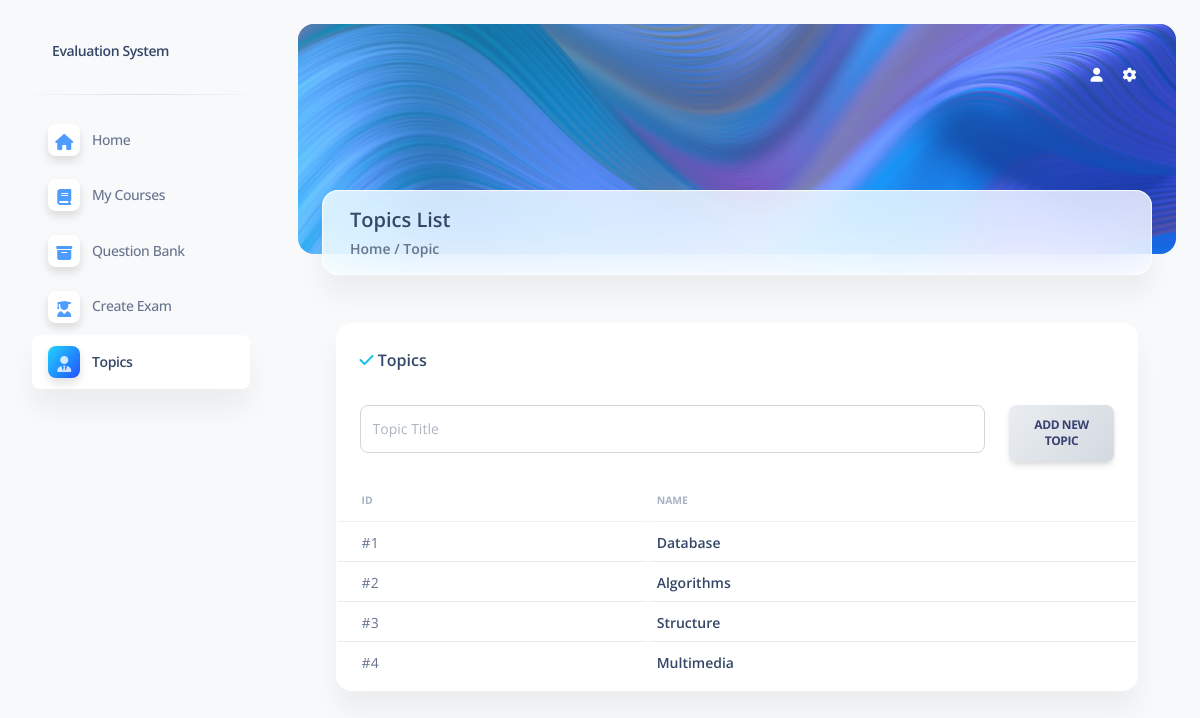
Page /pages/topics.php on the committed database.
### tables this page shows
CREATE TABLE `topics` (
  `topic_id` int(11) NOT NULL,
  `title` varchar(255) NOT NULL
);

### pages/topics.php (the view, shortened to what this page needs)
<?php
include ('config.php');
?>
<!DOCTYPE html>
<html lang="en">
<head>
  <link href="../assets/css/nucleo-icons.css" rel="stylesheet" />
  <link href="../assets/css/nucleo-svg.css" rel="stylesheet" />
  <link href="../assets/css/nucleo-svg.css" rel="stylesheet" />
  <link id="pagestyle" href="../assets/css/soft-ui-dashboard.css?v=1.0.7" rel="stylesheet" />
  <link rel="stylesheet" href="https://cdnjs.cloudflare.com/ajax/libs/font-awesome/6.3.0/css/all.min.css" />
</head>
<body class="g-sidenav-show  bg-gray-100">
  <aside class="sidenav navbar navbar-vertical navbar-expand-xs border-0 border-radius-xl my-3 fixed-start ms-3 "
    id="sidenav-main">
    <div class="sidenav-header">
      <a class="navbar-brand m-0" href="index.php" target="_blank">
        <span class="ms-1 font-weight-bold">Evaluation System</span>
      </a>
    </div>
    <hr class="horizontal dark mt-0">
    <div class="collapse navbar-collapse  w-auto " id="sidenav-collapse-main">
      <ul class="navbar-nav">
        <li class="nav-item">
          <a class="nav-link" href="myCourses.php">
            <div
              class="icon icon-shape icon-sm shadow border-radius-md bg-white text-center me-2 d-flex align-items-center justify-content-center">
              <i class="fa-solid fa-house fs-6"></i>
            </div>
            <span class="nav-link-text ms-1">Home</span>
          </a>
        </li>
        <li class="nav-item">
          <a class="nav-link " href="myCourses.php">
            <div
              class="icon icon-shape icon-sm shadow border-radius-md bg-white text-center me-2 d-flex align-items-center justify-content-center">
              <i class="fa-solid fa-book fs-6"></i>
            </div>
            <span class="nav-link-text ms-1">My Courses</span>
          </a>
        </li>
        <li class="nav-item">
          <a class="nav-link " href="courseQuestBank.php">
            <div
              class="icon icon-shape icon-sm shadow border-radius-md bg-white text-center me-2 d-flex align-items-center justify-content-center">
              <i class="fa-solid fa-box-archive fs-6"></i>
            </div>
            <span class="nav-link-text ms-1">Question Bank</span>
          </a>
        </li>
        <li class="nav-item">
          <a class="nav-link " href="courseQuizCreate.php">
            <div
              class="icon icon-shape icon-sm shadow border-radius-md bg-white text-center me-2 d-flex align-items-center justify-content-center">
              <i class="fa-solid fa-user-graduate fs-6"></i>
            </div>
            <span class="nav-link-text ms-1">Create Exam</span>
          </a>
        </li>
        <li class="nav-item">
          <a class="nav-link active" href="topics.php">
            <div class="icon icon-shape icon-sm shadow border-radius-md bg-white text-center me-2 d-flex align-items-center justify-content-center">
              <i class="fa-solid fa-user-tie fs-6"></i>
            </div>
            <span class="nav-link-text ms-1">Topics</span>
          </a>
        </li>
      </ul>
    </div>
  </aside>
  <main class="main-content position-relative max-height-vh-100 h-100 border-radius-lg ">
    <nav class="navbar navbar-main navbar-expand-lg bg-transparent shadow-none position-absolute px-4 w-100 z-index-2">
      <div class="container-fluid pt-4 pb-2">
        <div class="collapse navbar-collapse me-md-0 me-sm-4 mt-sm-0 mt-2" id="navbar">
          <ul class="navbar-nav justify-content-end">
            <li class="nav-item d-flex align-items-center">
              <a href="javascript:;" class="nav-link text-white font-weight-bold px-0">
                <i class="fa fa-user me-sm-1"></i>
              </a>
            </li>
            <li class="nav-item dropdown px-3 d-flex align-items-center">
              <a href="javascript:;" class="nav-link text-white p-0" id="dropdownMenuButton" data-bs-toggle="dropdown"
                aria-expanded="false">
                <i class="fa fa-cog cursor-pointer"></i>
              </a>
            </li>
          </ul>
        </div>
      </div>
    </nav>
    <div class="container-fluid">
      <div class="page-header border-radius-xl mt-4" style="min-height: 230px !important;background-image: url('../assets/img/curved-images/curved0.jpg'); background-position-y: 50%;">
        <span class="mask bg-gradient-primary opacity-6"></span>
      </div>
      <div class="card card-body blur shadow-blur mx-4 mt-n6 overflow-hidden">
        <div class="row gx-4">
          <div class="col-auto my-auto px-4">
            <div class="h-100">
              <h5 class="mb-1">
              Topics List
              </h5>
              <p class="mb-0 font-weight-bold text-sm">
                Home / Topic
              </p>
            </div>
          </div>
        </div>
      </div>
    </div>
    <div class="container-fluid py-4">
      <div class="row my-4">
        <div class="col-lg-11 mx-auto mb-md-0 mb-4">
          <div class="card">
            <div class="card-header pb-0">
              <div class="row">
                <div class="col-lg-6 col-7">
                  <h6><i class="fa fa-check text-info" aria-hidden="true"></i> Topics</h6>
                </div>
              </div>
            </div>
            <div class="card-body px-0 pb-2">
              <div id="newTopic">
                <div class="row px-4">
                  <div class="col-10">
                  <input type="text" class="form-control form-control-lg" placeholder="Topic Title">
                  </div>
                  <div class="col-2">
                  <button type="button" class="btn bg-gradient-light w-100">Add new Topic</button>
                  </div>
                </div>
              </div>
              <div class="table-responsive">
                <table class="table align-items-center mb-0">
                  <thead>
                    <tr>
                      <th class="text-uppercase text-secondary text-xxs font-weight-bolder opacity-7">ID</th>
                      <th class="text-uppercase text-secondary text-xxs font-weight-bolder opacity-7 ps-2">Name</th>
                    </tr>
                  </thead>
                  <tbody>
                  <?php
                  $sql = "SELECT * FROM topics";
                  $result = mysqli_query($dbconn, $sql);
                      while ($row = mysqli_fetch_assoc($result)) {
                        ?>
                    <tr>
                      <td>
                          <p class="mb-0 text-sm ps-3">#<?php echo $row['topic_id'] ?></p>
                      </td>
                      <td>
                        <h6 class="mb-0 text-sm"><?php echo $row['title'] ?></h6>
                    </td>
                    </tr>
                    <?php } ?>
                  </tbody>
                </table>
              </div>
            </div>
          </div>
        </div>
      </div>
    </div>
  </main>
</body>
</html>

### assets/css/nucleo-svg.css (style rules this page uses)
.icon { display: inline-block; color: #111111; height: 1em; width: 1em; }
.icon-sm { height: 0.8em; width: 0.8em; }
.icon { fill: currentColor; stroke: none; }

### rows in the picture
topics: topic_id "1", title "Database"
topics: topic_id "2", title "Algorithms"
topics: topic_id "3", title "Structure"
topics: topic_id "4", title "Multimedia"
